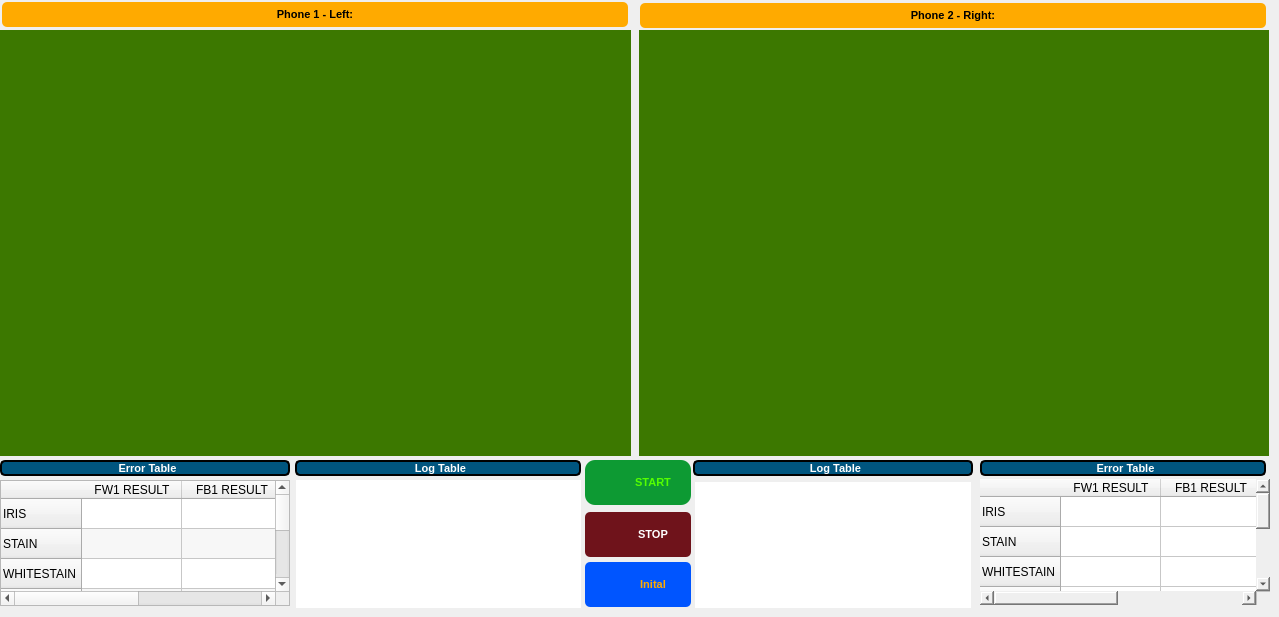
    <widget class="QWidget" name="tabAuto">
     <property name="enabled">
      <bool>true</bool>
     </property>
     <property name="mouseTracking">
      <bool>false</bool>
     </property>
     <property name="focusPolicy">
      <enum>Qt::NoFocus</enum>
     </property>
     <property name="layoutDirection">
      <enum>Qt::LeftToRight</enum>
     </property>
     <property name="inputMethodHints">
      <set>Qt::ImhNone</set>
     </property>
     <attribute name="icon">
      <iconset resource="Icon.qrc">
       <normaloff>:/Icon/Auto.JPG</normaloff>:/Icon/Auto.JPG</iconset>
     </attribute>
     <attribute name="title">
      <string/>
     </attribute>
     <widget class="QTableWidget" name="tbwLogLeft">
      <property name="geometry">
       <rect>
        <x>296</x>
        <y>480</y>
        <width>285</width>
        <height>128</height>
       </rect>
      </property>
      <property name="styleSheet">
       <string notr="true">border-radius: 12px;</string>
      </property>
      <property name="editTriggers">
       <set>QAbstractItemView::SelectedClicked</set>
      </property>
      <attribute name="verticalHeaderCascadingSectionResizes">
       <bool>false</bool>
      </attribute>
     </widget>
     <widget class="QLabel" name="displayLeft">
      <property name="geometry">
       <rect>
        <x>0</x>
        <y>30</y>
        <width>631</width>
        <height>426</height>
       </rect>
      </property>
      <property name="font">
       <font>
        <pointsize>40</pointsize>
       </font>
      </property>
      <property name="layoutDirection">
       <enum>Qt::LeftToRight</enum>
      </property>
      <property name="autoFillBackground">
       <bool>false</bool>
      </property>
      <property name="styleSheet">
       <string notr="true">background-color: rgb(60, 120, 0);</string>
      </property>
      <property name="text">
       <string/>
      </property>
      <property name="alignment">
       <set>Qt::AlignCenter</set>
      </property>
     </widget>
     <widget class="QLabel" name="displayRight">
      <property name="geometry">
       <rect>
        <x>639</x>
        <y>30</y>
        <width>630</width>
        <height>426</height>
       </rect>
      </property>
      <property name="font">
       <font>
        <pointsize>40</pointsize>
       </font>
      </property>
      <property name="layoutDirection">
       <enum>Qt::LeftToRight</enum>
      </property>
      <property name="styleSheet">
       <string notr="true">background-color: rgb(60, 120, 0);</string>
      </property>
      <property name="text">
       <string/>
      </property>
      <property name="alignment">
       <set>Qt::AlignCenter</set>
      </property>
     </widget>
     <widget class="QLabel" name="lblMouse_3">
      <property name="geometry">
       <rect>
        <x>2</x>
        <y>2</y>
        <width>626</width>
        <height>25</height>
       </rect>
      </property>
      <property name="font">
       <font>
        <pointsize>8</pointsize>
        <weight>75</weight>
        <bold>true</bold>
       </font>
      </property>
      <property name="styleSheet">
       <string notr="true">background-color: rgb(255, 170, 0);
color:rgb(0, 0, 0);
border-radius: 5px;
</string>
      </property>
      <property name="text">
       <string>Phone 1 - Left:</string>
      </property>
      <property name="alignment">
       <set>Qt::AlignCenter</set>
      </property>
     </widget>
     <widget class="QToolButton" name="btnStart">
      <property name="geometry">
       <rect>
        <x>585</x>
        <y>460</y>
        <width>106</width>
        <height>45</height>
       </rect>
      </property>
      <property name="font">
       <font>
        <pointsize>8</pointsize>
        <weight>75</weight>
        <bold>true</bold>
       </font>
      </property>
      <property name="styleSheet">
       <string notr="true">QToolButton{
		border: 2px green;
        border-radius: 10px;
        color:rgb(85, 255, 0);
	background-color:rgb(13, 154, 51);
padding-left:30px;

}
QToolButton:pressed
{
background-color:rgb(133, 246, 6);
  color: black; 
}
</string>
      </property>
      <property name="text">
       <string>START</string>
      </property>
      <property name="icon">
       <iconset resource="Icon.qrc">
        <normaloff>:/Icon/start.png</normaloff>:/Icon/start.png</iconset>
      </property>
      <property name="iconSize">
       <size>
        <width>30</width>
        <height>30</height>
       </size>
      </property>
      <property name="toolButtonStyle">
       <enum>Qt::ToolButtonTextBesideIcon</enum>
      </property>
     </widget>
     <widget class="QToolButton" name="btnStop">
      <property name="geometry">
       <rect>
        <x>585</x>
        <y>512</y>
        <width>106</width>
        <height>45</height>
       </rect>
      </property>
      <property name="font">
       <font>
        <pointsize>8</pointsize>
        <weight>75</weight>
        <bold>true</bold>
       </font>
      </property>
      <property name="styleSheet">
       <string notr="true">QToolButton{
		border: 2px red;
        border-radius: 5px;
        color:white; 
	background-color:rgb(111, 19, 27);
padding-left:30px
}
QToolButton:pressed
{
background-color:rgb(255, 0, 0);
  color: black; 
}</string>
      </property>
      <property name="text">
       <string>STOP</string>
      </property>
      <property name="icon">
       <iconset resource="Icon.qrc">
        <normaloff>:/Icon/stop.png</normaloff>:/Icon/stop.png</iconset>
      </property>
      <property name="iconSize">
       <size>
        <width>30</width>
        <height>30</height>
       </size>
      </property>
      <property name="toolButtonStyle">
       <enum>Qt::ToolButtonTextBesideIcon</enum>
      </property>
     </widget>
     <widget class="QTableWidget" name="tbwLogRight">
      <property name="geometry">
       <rect>
        <x>695</x>
        <y>482</y>
        <width>276</width>
        <height>126</height>
       </rect>
      </property>
      <property name="styleSheet">
       <string notr="true">border-radius: 12px;</string>
      </property>
      <property name="editTriggers">
       <set>QAbstractItemView::SelectedClicked</set>
      </property>
     </widget>
     <widget class="QToolButton" name="btnInital">
      <property name="geometry">
       <rect>
        <x>585</x>
        <y>562</y>
        <width>106</width>
        <height>45</height>
       </rect>
      </property>
      <property name="font">
       <font>
        <pointsize>8</pointsize>
        <weight>75</weight>
        <bold>true</bold>
       </font>
      </property>
      <property name="styleSheet">
       <string notr="true">QToolButton{
		border: 2px red;
        border-radius: 5px;
        color:rgb(255, 170, 0);
	background-color:rgb(0, 85, 255);
padding-left:30px
}
QToolButton:pressed
{
background-color:rgb(0, 0, 255);
  color: black; 
}</string>
      </property>
      <property name="text">
       <string>Inital</string>
      </property>
      <property name="icon">
       <iconset resource="Icon.qrc">
        <normaloff>:/Icon/reset.png</normaloff>:/Icon/reset.png</iconset>
      </property>
      <property name="iconSize">
       <size>
        <width>30</width>
        <height>30</height>
       </size>
      </property>
      <property name="toolButtonStyle">
       <enum>Qt::ToolButtonTextBesideIcon</enum>
      </property>
     </widget>
     <widget class="QLabel" name="lblNameErrorTableLeft">
      <property name="geometry">
       <rect>
        <x>0</x>
        <y>460</y>
        <width>290</width>
        <height>16</height>
       </rect>
      </property>
      <property name="font">
       <font>
        <pointsize>8</pointsize>
        <weight>75</weight>
        <bold>true</bold>
       </font>
      </property>
      <property name="styleSheet">
       <string notr="true">background-color: rgb(0, 85, 127);
color:rgb(255, 255, 255);
border-radius: 5px;
padding-left:5px;
border: 2px solid black;</string>
      </property>
      <property name="inputMethodHints">
       <set>Qt::ImhMultiLine</set>
      </property>
      <property name="text">
       <string>Error Table</string>
      </property>
      <property name="alignment">
       <set>Qt::AlignCenter</set>
      </property>
      <property name="wordWrap">
       <bool>true</bool>
      </property>
     </widget>
     <widget class="QLabel" name="lblMouse_4">
      <property name="geometry">
       <rect>
        <x>640</x>
        <y>3</y>
        <width>626</width>
        <height>25</height>
       </rect>
      </property>
      <property name="font">
       <font>
        <pointsize>8</pointsize>
        <weight>75</weight>
        <bold>true</bold>
       </font>
      </property>
      <property name="styleSheet">
       <string notr="true">background-color: rgb(255, 170, 0);
color:rgb(0, 0, 0);
border-radius: 5px;
</string>
      </property>
      <property name="text">
       <string>Phone 2 - Right:</string>
      </property>
      <property name="alignment">
       <set>Qt::AlignCenter</set>
      </property>
     </widget>
     <widget class="QLabel" name="lblNameLogTableLeft">
      <property name="geometry">
       <rect>
        <x>295</x>
        <y>460</y>
        <width>286</width>
        <height>16</height>
       </rect>
      </property>
      <property name="font">
       <font>
        <pointsize>8</pointsize>
        <weight>75</weight>
        <bold>true</bold>
       </font>
      </property>
      <property name="styleSheet">
       <string notr="true">background-color: rgb(0, 85, 127);
color:rgb(255, 255, 255);
border-radius: 5px;
padding-left:5px;
border: 2px solid black;</string>
      </property>
      <property name="inputMethodHints">
       <set>Qt::ImhMultiLine</set>
      </property>
      <property name="text">
       <string>Log Table</string>
      </property>
      <property name="alignment">
       <set>Qt::AlignCenter</set>
      </property>
      <property name="wordWrap">
       <bool>true</bool>
      </property>
     </widget>
     <widget class="QTableWidget" name="tbwErrorLeft">
      <property name="geometry">
       <rect>
        <x>0</x>
        <y>480</y>
        <width>290</width>
        <height>126</height>
       </rect>
      </property>
      <property name="font">
       <font>
        <pointsize>9</pointsize>
       </font>
      </property>
      <property name="styleSheet">
       <string notr="true"/>
      </property>
      <property name="editTriggers">
       <set>QAbstractItemView::NoEditTriggers</set>
      </property>
      <property name="dragEnabled">
       <bool>false</bool>
      </property>
      <property name="alternatingRowColors">
       <bool>true</bool>
      </property>
      <property name="selectionMode">
       <enum>QAbstractItemView::NoSelection</enum>
      </property>
      <attribute name="verticalHeaderCascadingSectionResizes">
       <bool>true</bool>
      </attribute>
      <row>
       <property name="text">
        <string>IRIS</string>
       </property>
      </row>
      <row>
       <property name="text">
        <string>STAIN</string>
       </property>
      </row>
      <row>
       <property name="text">
        <string>WHITESTAIN</string>
       </property>
      </row>
      <row>
       <property name="text">
        <string>GLARE</string>
       </property>
      </row>
      <row>
       <property name="text">
        <string>FOCUS</string>
       </property>
      </row>
      <row>
       <property name="text">
        <string>COLOR</string>
       </property>
      </row>
      <row>
       <property name="text">
        <string>DARKSPORT</string>
       </property>
      </row>
      <column>
       <property name="text">
        <string>FW1 RESULT</string>
       </property>
      </column>
      <column>
       <property name="text">
        <string>FB1 RESULT</string>
       </property>
      </column>
     </widget>
     <widget class="QLabel" name="lblNameLogTableRight">
      <property name="geometry">
       <rect>
        <x>693</x>
        <y>460</y>
        <width>280</width>
        <height>16</height>
       </rect>
      </property>
      <property name="font">
       <font>
        <pointsize>8</pointsize>
        <weight>75</weight>
        <bold>true</bold>
       </font>
      </property>
      <property name="styleSheet">
       <string notr="true">background-color: rgb(0, 85, 127);
color:rgb(255, 255, 255);
border-radius: 5px;
padding-left:5px;
border: 2px solid black;</string>
      </property>
      <property name="inputMethodHints">
       <set>Qt::ImhMultiLine</set>
      </property>
      <property name="text">
       <string>Log Table</string>
      </property>
      <property name="alignment">
       <set>Qt::AlignCenter</set>
      </property>
      <property name="wordWrap">
       <bool>true</bool>
      </property>
     </widget>
     <widget class="QLabel" name="lblNameErrorTableRight">
      <property name="geometry">
       <rect>
        <x>980</x>
        <y>460</y>
        <width>286</width>
        <height>16</height>
       </rect>
      </property>
      <property name="font">
       <font>
        <pointsize>8</pointsize>
        <weight>75</weight>
        <bold>true</bold>
       </font>
      </property>
      <property name="styleSheet">
       <string notr="true">background-color: rgb(0, 85, 127);
color:rgb(255, 255, 255);
border-radius: 5px;
padding-left:5px;
border: 2px solid black;</string>
      </property>
      <property name="inputMethodHints">
       <set>Qt::ImhMultiLine</set>
      </property>
      <property name="text">
       <string>Error Table</string>
      </property>
      <property name="alignment">
       <set>Qt::AlignCenter</set>
      </property>
      <property name="wordWrap">
       <bool>true</bool>
      </property>
     </widget>
     <widget class="QTableWidget" name="tbwErrorRight">
      <property name="geometry">
       <rect>
        <x>980</x>
        <y>479</y>
        <width>290</width>
        <height>126</height>
       </rect>
      </property>
      <property name="styleSheet">
       <string notr="true">border-radius: 12px;</string>
      </property>
      <property name="editTriggers">
       <set>QAbstractItemView::NoEditTriggers</set>
      </property>
      <row>
       <property name="text">
        <string>IRIS</string>
       </property>
      </row>
      <row>
       <property name="text">
        <string>STAIN</string>
       </property>
      </row>
      <row>
       <property name="text">
        <string>WHITESTAIN</string>
       </property>
      </row>
      <row>
       <property name="text">
        <string>GLARE</string>
       </property>
      </row>
      <row>
       <property name="text">
        <string>FOCUS</string>
       </property>
      </row>
      <row>
       <property name="text">
        <string>COLOR</string>
       </property>
      </row>
      <row>
       <property name="text">
        <string>DARKSPORT</string>
       </property>
      </row>
      <column>
       <property name="text">
        <string>FW1 RESULT</string>
       </property>
      </column>
      <column>
       <property name="text">
        <string>FB1 RESULT</string>
       </property>
      </column>
     </widget>
    </widget>
